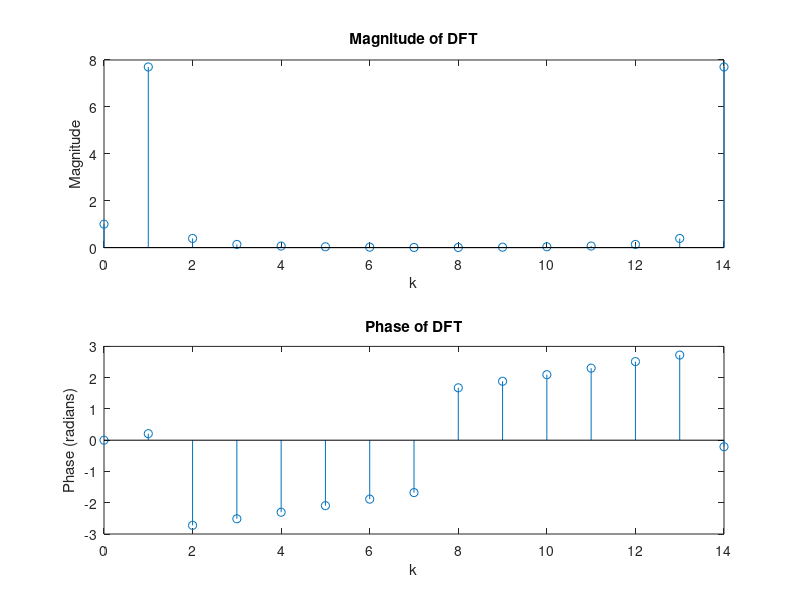

Write the MATLAB code that produced this figure.
% Define the input sequence (x[n])
% Define the time vector
t = linspace(0, 2*pi, 15); % Generate 100 points from 0 to 2*pi

% Create an array with the cosine function
x = cos(t);
N = length(x);


% Initialize arrays for the real and imaginary parts of the DFT
X_real = zeros(1, N);
X_imag = zeros(1, N);

% Compute the DFT
for k = 0:N-1
    for n = 0:N-1
        X_real(k+1) = X_real(k+1) + x(n+1) * cos(2 * pi * n * k / N);
        X_imag(k+1) = X_imag(k+1) - x(n+1) * sin(2 * pi * n * k / N);
    end
end

% Calculate the magnitude and phase of the DFT
X_magnitude = sqrt(X_real.^2 + X_imag.^2);
X_phase = atan2(X_imag, X_real);

% Plot the magnitude and phase of the DFT
k = 0:N-1;
subplot(2, 1, 1);
stem(k, X_magnitude);
xlabel('k');
ylabel('Magnitude');
title('Magnitude of DFT');

subplot(2, 1, 2);
stem(k, X_phase);
xlabel('k');
ylabel('Phase (radians)');
title('Phase of DFT');
